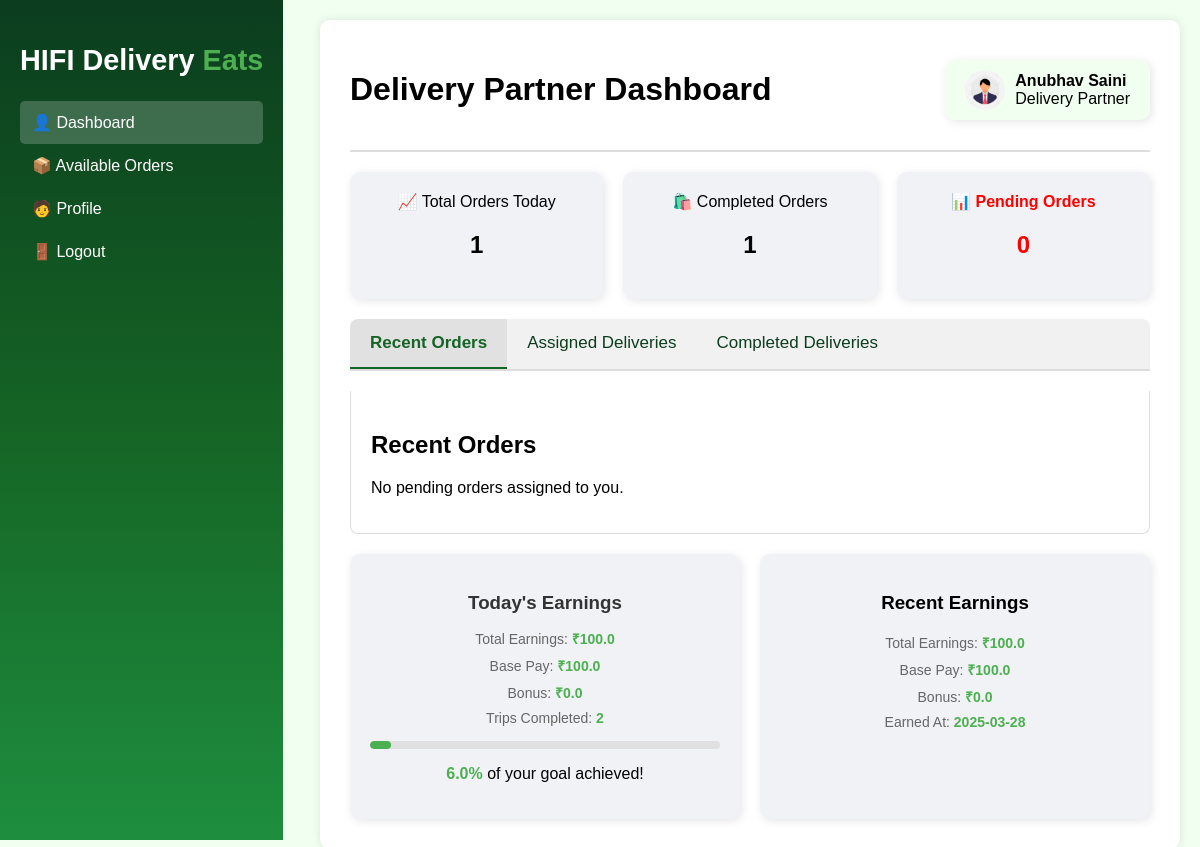
Screenshot of /delivery-agent (signed in) with the database file from the repository.
### models.py (models this page shows, shortened)
class BaseModel(db.Model):
    __abstract__ = True
    PREFIX = None  # each child model must set this

class DeliveryAgent(UserMixin, BaseModel):
    __tablename__ = 'delivery_agent'
    PREFIX = 'DA'
    delivery_agent_id = db.Column(db.String(10), primary_key=True)
    username = db.Column(db.String(100))
    email = db.Column(db.String(100), unique=True)
    phone = db.Column(db.Integer, unique=True, nullable=False)
    password = db.Column(db.String(100), nullable=False)
    image = db.Column(db.String(255), nullable=True, server_default='')
    bio = db.Column(db.Text, nullable=True, server_default='')
    delivery_area = db.Column(db.String(100), nullable=False)
    available_slots = db.Column(db.Boolean, nullable=False, default=True)
    id_proof = db.Column(db.String(12), nullable=False, server_default='')
    is_approved = db.Column(db.Boolean, nullable=False, server_default='0')
    is_active = db.Column(db.Boolean, nullable=False, server_default='1')
    earnings = db.relationship("Earnings", back_populates="delivery_agent")
    delivery_feedbacks = db.relationship("DeliveryFeedback", back_populates="delivery_agent")
    deliveries = db.relationship("Order", back_populates="delivery_agent", foreign_keys="Order.delivery_agent_id")

class Earnings(BaseModel):
    __tablename__ = 'earnings'
    PREFIX = 'E'
    earnings_id = db.Column(db.String(10), primary_key=True)
    delivery_agent_id = db.Column(db.String(10), db.ForeignKey('delivery_agent.delivery_agent_id'), nullable=False)
    base_pay = db.Column(db.Float, nullable=False, default=0.0)
    bonus = db.Column(db.Float, nullable=False, default=0.0)
    trips_count = db.Column(db.Integer, nullable=False, default=0)
    earned_at = db.Column(db.DateTime, default=func.now)
    delivery_agent = db.relationship("DeliveryAgent", back_populates="earnings")

### routes/delivery_agent_routes.py (the view)
    @app.route('/delivery-agent')
    def delivery_agent():
        agent = DeliveryAgent.query.get(current_user.delivery_agent_id)
        address_subquery = (
            db.session.query(
                Address.customer_id,
                func.min(Address.address_line).label("customer_address")
            )
            .group_by(Address.customer_id)
            .subquery()
        )
        pending_orders = (
            db.session.query(
                Order.order_id.label("order_id"),
                Customer.customer_id.label("customer_id"),
                Customer.username.label("customer_name"),
                Customer.phone.label("customer_phone"),
                address_subquery.c.customer_address,
                Order.delivery_status.label("order_status"),
                Order.total_price.label("order_total"),
                Order.delivery_location.label("delivery_location"),
                Order.created_at.label("order_date"),
            )
            .join(Customer, Order.customer_id == Customer.customer_id)
            .outerjoin(address_subquery, address_subquery.c.customer_id == Customer.customer_id)
            .filter(Order.delivery_agent_id == current_user.delivery_agent_id, Order.delivery_status == "Preparing")
            .all()
        )
        assigned_orders = (
            db.session.query(
                Order.order_id.label("order_id"),
                Customer.customer_id.label("customer_id"),
                Customer.username.label("customer_name"),
                Customer.phone.label("customer_phone"),
                address_subquery.c.customer_address,
                Order.delivery_status.label("order_status"),
                Order.total_price.label("order_total"),
                Order.delivery_location.label("delivery_location"),
                Order.created_at.label("order_date"),
            )
            .join(Customer, Order.customer_id == Customer.customer_id)
            .outerjoin(address_subquery, address_subquery.c.customer_id == Customer.customer_id)
            .filter(
                Order.delivery_agent_id == current_user.delivery_agent_id,
                Order.delivery_status == "Accepted"
            )
            .all()
        )
        completed_orders = (
            db.session.query(
                Order.order_id.label("order_id"),
                Customer.customer_id.label("customer_id"),
                Customer.username.label("customer_name"),
                Customer.phone.label("customer_phone"),
                address_subquery.c.customer_address.label("customer_address"),
                Order.delivery_status.label("order_status"),
                Order.total_price.label("order_total"),
                Order.delivery_location.label("delivery_location"),
                Order.created_at.label("order_date"),
            )
            .join(Customer, Order.customer_id == Customer.customer_id)
            .outerjoin(address_subquery, address_subquery.c.customer_id == Customer.customer_id)
            .filter(
                Order.delivery_agent_id == current_user.delivery_agent_id,
                Order.delivery_status == "Delivered"
            )
            .all()
        )
        today = datetime.date.today()
        todays_deliveries_count = (
            db.session.query(Order)
            .filter(
                Order.delivery_agent_id == current_user.delivery_agent_id,
                func.date(Order.created_at) == today,
                or_(Order.delivery_status == "Delivered", Order.delivery_status == "Preparing", Order.delivery_status == "Accepted")
            )
            .count()
        )
        pending_count = (
            db.session.query(Order)
            .filter(Order.delivery_agent_id == current_user.delivery_agent_id, Order.delivery_status == "Preparing")
            .count()
        )
        completed_count = (
            db.session.query(Order)
            .filter(Order.delivery_agent_id == current_user.delivery_agent_id, Order.delivery_status == "Delivered")
            .count()
        )
        today_earnings = db.session.query(
            func.coalesce(func.sum(Earnings.base_pay), 0).label("base_pay"),
            func.coalesce(func.sum(Earnings.bonus), 0).label("bonus"),
            func.coalesce(func.sum(Earnings.trips_count), 0).label("trips")
        ).filter(
            Earnings.delivery_agent_id == current_user.delivery_agent_id,
            func.date(Earnings.earned_at) == today
        ).first()
        recent_earning = Earnings.query.filter(
            Earnings.delivery_agent_id == current_user.delivery_agent_id
        ).order_by(Earnings.earned_at.desc()).first()
        return render_template(
            'delivery_agent/dashboard.html',
            user=agent,
            pending_orders=pending_orders,
            assigned_orders=assigned_orders,
            completed_orders=completed_orders,
            todays_deliveries_count=todays_deliveries_count,
            pending_count=pending_count,
            completed_count=completed_count,
            timedelta=datetime.timedelta,
            earnings=today_earnings,
            recent_earnings=recent_earning
        )

### templates/delivery_agent/dashboard.html (shortened to what this page needs)
{% extends "delivery_agent/index.html" %} {% block content %}
<header>
  <h1>Delivery Partner Dashboard</h1>
  <div class="admin-card">
    <img
      src="{{url_for('static', filename=user.image) or 'https://img.lovepik.com/element/45001/3052.png_860.png'}}"
      alt="Profile"
      class="profile-image"
    />
    <div class="admin-info">
      <p><strong>{{ user.username }}</strong></p>
      <p class="role">Delivery Partner</p>
    </div>
  </div>
</header>
<section class="dashboard-stats">
  <div class="card">
    📈 Total Orders Today
    <h2>{{ todays_deliveries_count }}</h2>
  </div>
  <div class="card completed">
    🛍️ Completed Orders
    <h2>{{ completed_count }}</h2>
  </div>
  <div class="card pending">
    📊 Pending Orders
    <h2>{{ pending_count }}</h2>
  </div>
</section>
<div class="tab">
  <button class="tablinks" onclick="openTab(event, 'recent')" id="defaultOpen">
    Recent Orders
  </button>
  <button class="tablinks" onclick="openTab(event, 'assigned')">
    Assigned Deliveries
  </button>
  <button class="tablinks" onclick="openTab(event, 'completed')">
    Completed Deliveries
  </button>
</div>
<div id="recent" class="tabcontent">
  <h2>Recent Orders</h2>
  {% if pending_orders %}
  <table>
    <thead>
      <tr>
        <th>Order ID</th>
        <th>Order Time</th>
        <th>Customer Details</th>
        <th>Delivery Location</th>
        <th>Status</th>
        <th>Action</th>
      </tr>
    </thead>
    <tbody>
      {% for order in pending_orders %}
      <tr>
        <td>OD{{ order.order_id }}</td>
        <td>{{ order.order_date.strftime('%Y-%m-%d %H:%M:%S') }}</td>
        <td>
          {{ order.customer_name }}<br />
          {{ order.customer_phone }}
        </td>
        <td>{{ order.delivery_location }}</td>
        <td>
          <span class="status-value pending">Pending</span>
        </td>
        <td>
          <a
            href="{{ url_for('delivery_partner_order_detail', order_id=order.order_id) }}"
            >Details</a
          >
        </td>
      </tr>
      {% endfor %}
    </tbody>
  </table>
  {% else %}
  <p>No pending orders assigned to you.</p>
  {% endif %}
</div>
<div class="side-info">
  <div class="side-card earnings-card">
    <h3>Today's Earnings</h3>
    <div class="earnings-details">
      <p>
        Total Earnings:
        <span class="highlight">
          ₹{{ (recent_earnings.base_pay | default(0)) + (recent_earnings.bonus | default(0)) }}
        </span>
      </p>
      {% if earnings and earnings.base_pay %}
      <p>Base Pay: <span class="highlight">₹{{ earnings.base_pay }}</span></p>
      {% else %}
      <p>Base Pay: <span class="highlight">0.0</span></p>
      {% endif %}
      <p>Bonus: <span class="highlight">₹{{ earnings.bonus }}</span></p>
      <p>
        Trips Completed:
        <span class="highlight">{{ earnings.trips }}</span>
      </p>
    </div>
    <div class="progress-bar">
      <div
        class="progress"
        style="width: {{ ((earnings.base_pay + earnings.bonus) / 1500 * 100)|round(0, 'floor') }}%;"
      ></div>
    </div>
    <p>
      <span class="highlight">
        {{ ((earnings.base_pay + earnings.bonus) / 1500 * 100)|round(0, 'floor')
        }}%
      </span>
      of your goal achieved!
    </p>
  </div>
  <div class="side-card recent-earnings-card">
    <h3>Recent Earnings</h3>
    <div class="earnings-details">
      <p>
        Total Earnings:
        <span class="highlight">
          ₹{{ (recent_earnings.base_pay | default(0)) + (recent_earnings.bonus | default(0)) }}
        </span>
      </p>
      {% if earnings and earnings.base_pay %}
      <p>Base Pay: <span class="highlight">₹{{ earnings.base_pay }}</span></p>
      {% else %}
      <p>Base Pay: <span class="highlight">0.0</span></p>
      {% endif %}
      <p>Bonus: <span class="highlight">₹{{ recent_earnings.bonus }}</span></p>
      <p>
        Earned At:
        <span class="highlight">
          {% if recent_earnings.earned_at %} {{
          recent_earnings.earned_at.strftime('%Y-%m-%d') }} {% else %} N/A {%
          endif %}
        </span>
      </p>
    </div>
  </div>
  {% endblock content %}

### static/css/delivery_agent/index.css (style rules this page uses)
body { font-family: 'Poppins', sans-serif; margin: 0; background: #f0fff0; }
header { display: flex; justify-content: space-between; align-items: center; padding-bottom: 20px; border-bottom: 2px solid #ddd; }
.dashboard-stats { display: flex; gap: 20px; margin: 20px 0; }
.card { background: #f1f2f6; padding: 20px; border-radius: 10px; box-shadow: 2px 2px 10px rgba(0,0,0,0.1); flex: 1; text-align: center; transition: 0.3s; }
.admin-card { background: #f0fff0; padding: 10px 20px; border-radius: 10px; box-shadow: 2px 2px 10px rgba(0,0,0,0.1); display: flex; align-items: center; gap: 10px; transition: 0.3s; }
.admin-card p { margin: 0; }
.pending { color: red; font-weight: bold; }
.side-info { display: flex; gap: 20px; margin-top: 20px; }
.side-card { background: #f1f2f6; padding: 20px; border-radius: 10px; box-shadow: 2px 2px 10px rgba(0,0,0,0.1); flex: 1; transition: 0.3s; text-align: center; }
.highlight { color: #ffffff; }
.profile-image { width: 40px; height: 40px; border-radius: 50%; object-fit: cover; }
.admin-info { display: flex; flex-direction: column; }
.tab { overflow: hidden; border-bottom: 2px solid #ddd; background-color: #f1f1f1; margin-bottom: 20px; border-radius: 8px 8px 0 0; }
.tab button { background-color: inherit; float: left; border: none; outline: none; cursor: pointer; padding: 14px 20px; transition: background-color 0.3s, color 0.3s; font-size: 17px; color: #0b3d1e; }
.tab button.active { background-color: #cccccc6e; color: #156425; font-weight: bold; border-bottom: 2px solid #156425; }
.tabcontent { display: none; padding: 20px; border: 1px solid #ddd; border-top: none; animation: fadeEffect 0.5s; background: #ffffff; border-radius: 0 0 8px 8px; }
.side-info { display: flex; flex-wrap: wrap; gap: 20px; margin-top: 20px; }
.side-card { background: #f1f2f6; padding: 20px; border-radius: 10px; box-shadow: 2px 2px 10px rgba(0,0,0,0.1); flex: 1; min-width: 280px; transition: 0.3s; text-align: center; }
.earnings-card h3 { margin-bottom: 15px; color: #333; font-weight: 600; }
.earnings-details p { font-size: 14px; color: #666; margin: 8px 0; }
.highlight { color: #4caf50; font-weight: bold; }
.progress-bar { background-color: #e0e0e0; border-radius: 6px; height: 8px; margin: 15px 0; overflow: hidden; position: relative; }
.progress { background-color: #4caf50; height: 100%; border-radius: 6px; animation: progress-animation 1.5s ease-in-out; }

### rows the page displays
DeliveryAgent: image (picture), username "Anubhav Saini"
Earnings: base_pay+bonus "100.0", bonus "0.0", earned_at "2025-03-28"

### other values shown
{{ todays_deliveries_count }} "1"
{{ completed_count }} "1"
{{ pending_count }} "0"
{{ earnings.base_pay }} "100.0"
{{ earnings.bonus }} "0.0"
{{ earnings.trips }} "2"
{{ ((earnings.base_pay + earnings.bonus) / 1500 * 100)|round(0, 'floor') }} "6.0"
